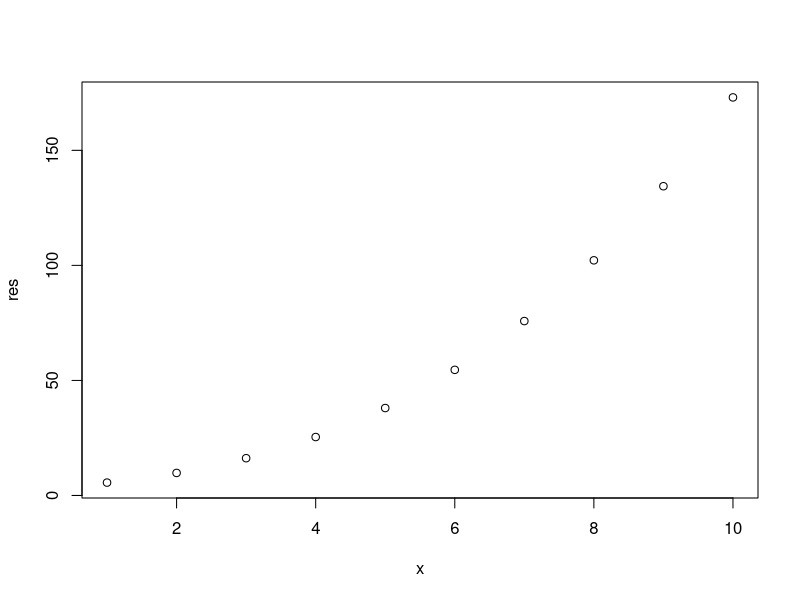
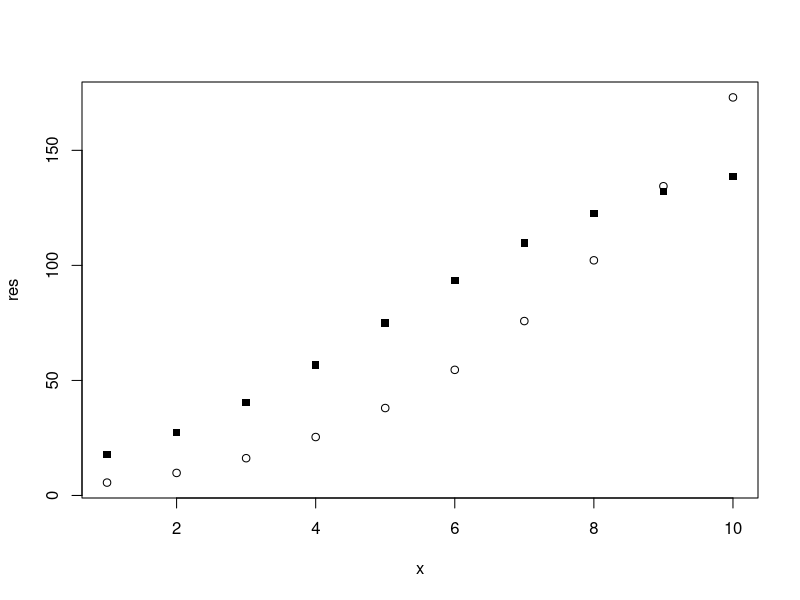

Reproduce these figures in R, in order.
## ---- chunk 1
knitr::opts_chunk$set(echo = TRUE)
## ---- chunk 2
## Converting from Fahrenheit (F) to Celsius (C)
## First eliminate existing objects in the workspace
rm(list=ls())

## Use some input values
x1 <- 40
x2 <- 50
x3 <- 70
x4 <- 80

## Convert these values to Celsius
## The formula is C = (F - 32) * 5/9

x1.C <- (x1 - 32) * 5/9
x2.C <- (x2 - 32) * 5/9
x3.C <- (x3 - 32) * 5/9
x4.C <- (x4 - 32) * 5/9

## Original values
print(c(x1, x2, x3, x4))

## Celsius values
print(c(x1.C, x2.C, x3.C, x4.C))
## ---- chunk 3
## Convert x from F to C if input is in F

x <- 50

units <- "F"

if(units == "F"){
  x <- (x - 32) * 5/9
}
## ---- chunk 4
sum_x <- 0
for(i in 1:10){
   sum_x <- sum_x + i
   cat("the current loop element is ",i,"\n")
   cat("the current cumulative sum is ",sum_x,"\n")
}
## ---- chunk 5
## Calculate the first x Fibonacci numbers

## Clear the workspace
rm(list=ls())

## Set x equal to 100
x <- 100

## Initialize variables
F <- c(1, 1)
n <- length(F)

while(F[n] <= 100){
      cat("n = ",n," F[n] = ",F[n], "\n")
      n <- n + 1
      F[n] <- F[n - 1] + F[n - 2]
}
## ---- chunk 6
n <- 100
S <- 0
for(i in 1:n){
     S <- S + i^2
}
S
## ---- chunk 7
S <- sum((1:n)^2)
## ---- chunk 8
poly3 <- function(x, beta0, beta1, beta2, beta3){
  y <- beta0 + x * beta1 + x^2 * beta2 + x^3 * beta3
  y
}
## ---- chunk 9
## A function for a logisitc model
logistic <- function(x, Asym, xmid, scal){

  y <- Asym / (1 + exp((xmid - x)/scal))
  y

}
## ---- chunk 10
## Second try
x <- 1:10
res <- poly3(x, 3, 2, 0.5, 0.1)
## ---- chunk 11
## Visualizing results
plot(x, res)
## ---- chunk 12
## Running the logisitc function
res2 <- logistic(x, 150, 5, 2)

## Adding the result to the previous plot
plot(x, res)
points(x, res2, pch = 15)
